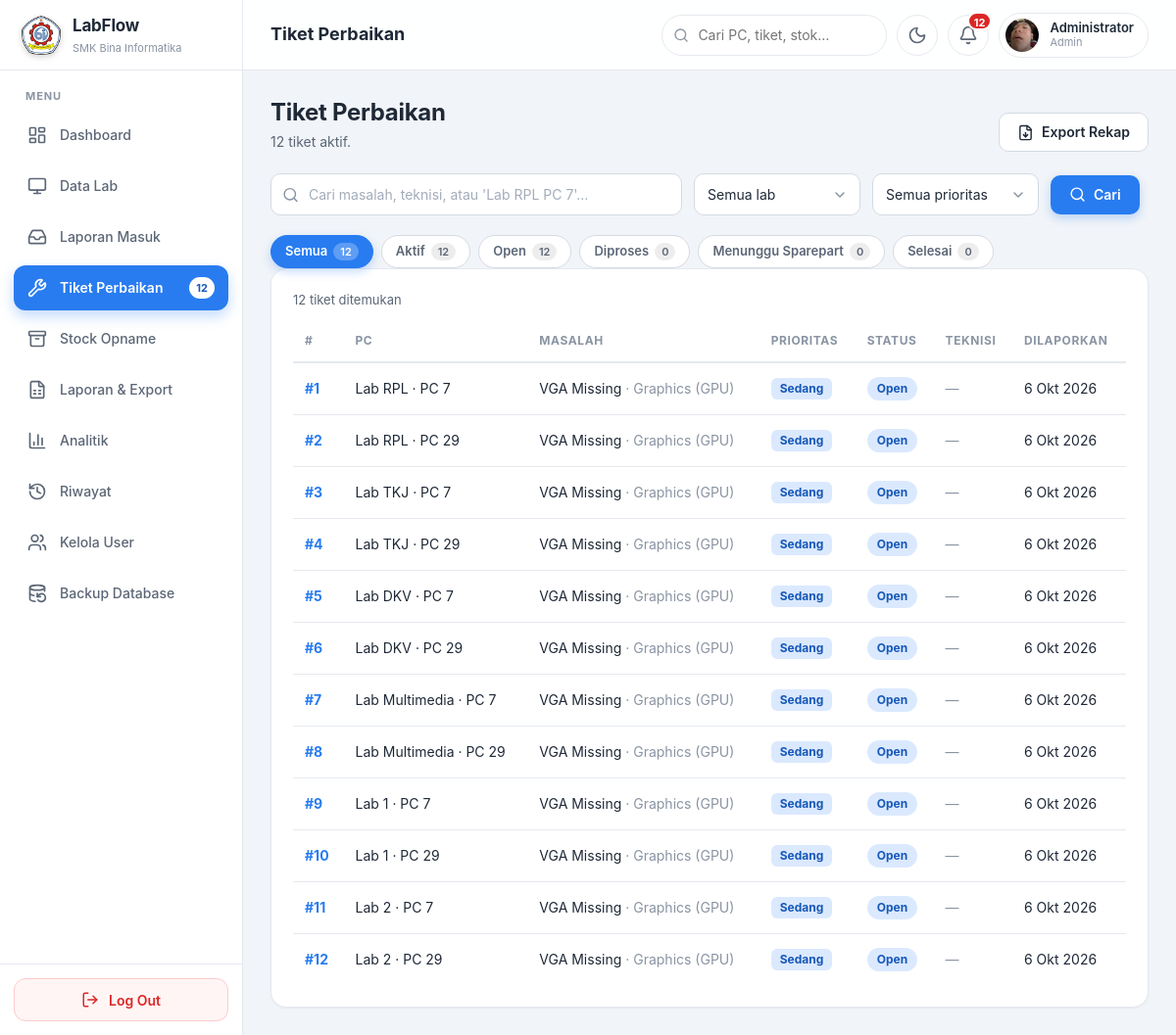
The page /LABFLOW/tiket.php (signed in) on the database its author committed.
### tables this page shows
CREATE TABLE `lab_reports` (
  `id` int UNSIGNED NOT NULL,
  `pc_id` int UNSIGNED NOT NULL,
  `component_id` int UNSIGNED DEFAULT NULL,
  `component_type` varchar(20) DEFAULT NULL,
  `description` varchar(255) NOT NULL,
  `status` enum('open','in_progress','waiting_part','resolved') NOT NULL DEFAULT 'open',
  `priority` enum('low','medium','high','critical') NOT NULL DEFAULT 'medium',
  `technician` varchar(100) DEFAULT NULL,
  `source` enum('staff','public') NOT NULL DEFAULT 'staff',
  `reporter_name` varchar(100) DEFAULT NULL,
  `resolution_note` varchar(255) DEFAULT NULL,
  `reported_by` int UNSIGNED DEFAULT NULL,
  `reported_at` datetime NOT NULL DEFAULT CURRENT_TIMESTAMP,
  `updated_at` datetime NOT NULL DEFAULT CURRENT_TIMESTAMP ON UPDATE CURRENT_TIMESTAMP,
  `resolved_at` datetime DEFAULT NULL
);

CREATE TABLE `laboratories` (
  `id` int UNSIGNED NOT NULL,
  `code` varchar(20) NOT NULL,
  `name` varchar(100) NOT NULL,
  `folder` varchar(50) NOT NULL,
  `page_file` varchar(80) NOT NULL,
  `floor` varchar(30) NOT NULL,
  `status` enum('active','maintenance') NOT NULL DEFAULT 'active',
  `image` varchar(255) NOT NULL DEFAULT 'lab.jpg',
  `total_pcs` smallint UNSIGNED NOT NULL DEFAULT '0',
  `created_at` timestamp NOT NULL DEFAULT CURRENT_TIMESTAMP,
  `updated_at` timestamp NOT NULL DEFAULT CURRENT_TIMESTAMP ON UPDATE CURRENT_TIMESTAMP
);

CREATE TABLE `pcs` (
  `id` int UNSIGNED NOT NULL,
  `laboratory_id` int UNSIGNED NOT NULL,
  `pc_number` smallint UNSIGNED NOT NULL,
  `asset_tag` varchar(50) DEFAULT NULL,
  `purchase_date` date DEFAULT NULL,
  `warranty_until` date DEFAULT NULL,
  `supplier` varchar(100) DEFAULT NULL,
  `asset_notes` varchar(255) DEFAULT NULL,
  `created_at` timestamp NOT NULL DEFAULT CURRENT_TIMESTAMP
);

### LABFLOW/config/auth.php (called while the page is built, shortened)
<?php
function e($v): string
{
    return htmlspecialchars((string)$v, ENT_QUOTES, 'UTF-8');
}

### LABFLOW/config/components.php (called while the page is built, shortened)
<?php
function component_types(): array
{
    return [
        'cpu'         => ['Processor (CPU)',   'cpu',          'Intel Core i5-12400F, 6 Cores / 12 Threads', true],
        'ram'         => ['Memory (RAM)',      'memory-stick', '16GB DDR4 3200MHz',                          true],
        'gpu'         => ['Graphics (GPU)',    'gauge',        'NVIDIA GeForce GTX 1650 4GB',                true],
        'storage'     => ['Storage',           'hard-drive',   '512GB NVMe SSD',                             true],
        'motherboard' => ['Motherboard',       'circuit-board','ASUS PRIME B660M-K',                         false],
        'psu'         => ['Power Supply (PSU)','plug-zap',     'Corsair CV550 550W',                         false],
        'monitor'     => ['Monitor',           'monitor',      'LG 22MP48 22" IPS Full HD',                  false],
        'keyboard'    => ['Keyboard',          'keyboard',     'Logitech K120',                              false],
        'mouse'       => ['Mouse',             'mouse',        'Logitech G102 Lightsync',                    false],
        'network'     => ['Jaringan (LAN/WiFi)','network',     'Realtek Gigabit LAN onboard',                false],
    ];
}
function component_label(string $type): string
{
    return component_types()[$type][0] ?? strtoupper($type);
}

### LABFLOW/tiket.php (the view, shortened to what this page needs)
<?php
require_once __DIR__ . '/config/layout.php';
require_once __DIR__ . '/config/tickets.php';
$pdo     = db();
    ?>
    <?php
$statusF = $_GET['status'] ?? '';
$aktif   = !empty($_GET['aktif']);
$prioF   = isset(TICKET_PRIORITY[$_GET['prio'] ?? '']) ? $_GET['prio'] : '';
$labF    = preg_replace('/[^a-z0-9_-]/i', '', (string)($_GET['lab'] ?? ''));
$q       = trim($_GET['q'] ?? '');
if (!isset(TICKET_STATUS[$statusF])) { $statusF = ''; }
$where = ['1=1']; $args = [];
$s = $pdo->prepare(
    "SELECT r.*, p.pc_number, l.code AS lab_code, l.name AS lab_name
     FROM lab_reports r JOIN pcs p ON p.id=r.pc_id JOIN laboratories l ON l.id=p.laboratory_id
     WHERE " . implode(' AND ', $where) . "
     ORDER BY (r.status='resolved'), FIELD(r.priority,'critical','high','medium','low'), r.reported_at DESC LIMIT 300"
);
$s->execute($args);
$rows = $s->fetchAll();
$counts = $pdo->query('SELECT status, COUNT(*) FROM lab_reports GROUP BY status')->fetchAll(PDO::FETCH_KEY_PAIR);
$activeN = array_sum($counts) - (int)($counts['resolved'] ?? 0);
$labs    = $pdo->query('SELECT code, name FROM laboratories ORDER BY id')->fetchAll();
$avg     = $pdo->query("SELECT ROUND(AVG(TIMESTAMPDIFF(MINUTE, reported_at, resolved_at))/60, 1) FROM lab_reports WHERE status='resolved' AND resolved_at IS NOT NULL")->fetchColumn();
function tk_url(array $over): string
{
    global $statusF, $aktif, $prioF, $labF, $q;
    $p = array_merge(['status' => $statusF, 'aktif' => $aktif ? 1 : '', 'prio' => $prioF, 'lab' => $labF, 'q' => $q], $over);
    $p = array_filter($p, fn($v) => $v !== '' && $v !== null);
    return 'tiket.php' . ($p ? '?' . http_build_query($p) : '');
}
?>
            <div class="page-head">
                <div>
                    <h1>Tiket Perbaikan</h1>
                    <p><?= $activeN ?> tiket aktif<?= $avg !== null && $avg !== false ? ' &middot; rata-rata waktu perbaikan ' . e($avg) . ' jam' : '' ?>.</p>
                </div>
                <div class="actions">
                    <a class="btn btn-secondary" href="laporan.php?jenis=kerusakan"><i data-lucide="file-down"></i> Export Rekap</a>
                </div>
            </div>
            <form class="toolbar" method="get" action="tiket.php">
                <div class="input-icon search"><i data-lucide="search"></i>
                    <input type="search" class="input" name="q" value="<?= e($q) ?>" placeholder="Cari masalah, teknisi, atau 'Lab RPL PC 7'…" autocomplete="off"></div>
                <select class="select" name="lab" onchange="this.form.submit()" aria-label="Filter lab">
                    <option value="">Semua lab</option>
                </select>
                <select class="select" name="prio" onchange="this.form.submit()" aria-label="Filter prioritas">
                    <option value="">Semua prioritas</option>
                </select>
                <button type="submit" class="btn btn-primary"><i data-lucide="search"></i> Cari</button>
            </form>
            <div class="chips hist-chips" role="group" aria-label="Filter status tiket">
                <a class="chip<?= !$statusF && !$aktif ? ' active' : '' ?>" href="<?= e(tk_url(['status' => '', 'aktif' => ''])) ?>">Semua <span class="n"><?= array_sum($counts) ?></span></a>
                <a class="chip<?= $aktif && !$statusF ? ' active' : '' ?>" href="<?= e(tk_url(['status' => '', 'aktif' => 1])) ?>">Aktif <span class="n"><?= $activeN ?></span></a>
                <?php foreach (TICKET_STATUS as $k => [$l]): ?>
                <a class="chip<?= $statusF === $k ? ' active' : '' ?>" href="<?= e(tk_url(['status' => $k, 'aktif' => ''])) ?>"><?= e($l) ?> <span class="n"><?= (int)($counts[$k] ?? 0) ?></span></a>
                <?php endforeach; ?>
            </div>
            <div class="card">
                <div class="result-info"><?= count($rows) ?> tiket ditemukan<?= count($rows) >= 300 ? ' (menampilkan 300 teratas)' : '' ?></div>
                <div class="table-wrap">
                    <table class="table tk-table">
                        <thead><tr><th>#</th><th>PC</th><th>Masalah</th><th>Prioritas</th><th>Status</th><th>Teknisi</th><th>Dilaporkan</th></tr></thead>
                        <tbody>
                        <?php foreach ($rows as $r): ?>
                            <tr class="row-link" data-href="tiket.php?id=<?= (int)$r['id'] ?>">
                                <td class="nowrap"><a class="link" href="tiket.php?id=<?= (int)$r['id'] ?>"><strong>#<?= (int)$r['id'] ?></strong></a></td>
                                <td class="nowrap"><?= e($r['lab_name']) ?> &middot; PC <?= (int)$r['pc_number'] ?></td>
                                <td><?= e($r['description']) ?><?= $r['component_type'] ? ' <span class="muted">· ' . e(component_label($r['component_type'])) . '</span>' : '' ?></td>
                                <td><?= ticket_prio_badge($r['priority']) ?></td>
                                <td><?= ticket_badge($r['status']) ?></td>
                                <td><?= $r['technician'] ? e($r['technician']) : '<span class="muted">&mdash;</span>' ?></td>
                                <td class="nowrap"><?= e(ui_date($r['reported_at'])) ?></td>
                            </tr>
                        <?php endforeach; ?>
                        </tbody>
                    </table>
                </div>
            </div>

### LABFLOW/config/tickets.php (shortened to what this page needs)
<?php
require_once __DIR__ . '/auth.php';
require_once __DIR__ . '/components.php';
function ticket_badge(string $status): string
{
    [$l, $c] = TICKET_STATUS[$status] ?? [$status, 'gray'];
    return '<span class="tk-badge tk-' . e($c) . '">' . e($l) . '</span>';
}
function ticket_prio_badge(string $prio): string
{
    [$l, $c] = TICKET_PRIORITY[$prio] ?? [$prio, 'gray'];
    return '<span class="tk-prio tk-' . e($c) . '">' . e($l) . '</span>';
}

### LABFLOW/assets/css/tiket.css (style rules this page uses)
.tk-badge, .tk-prio { display: inline-flex; align-items: center; gap: 6px; padding: 3px 10px; border-radius: 20px; font-size: 12px; font-weight: 700; white-space: nowrap; }
.tk-prio { border-radius: 6px; padding: 2px 9px; }
.tk-blue { background: var(--primary-100); color: var(--primary-700); }
.tk-table td:nth-child(3) { min-width: 220px; }

### rows shown on the page
lab_reports: id "1", laboratories.name "Lab RPL", pc.pc_number "7", description "VGA Missing", component_type "Graphics (GPU)", reported_at "6 Okt 2026"
lab_reports: id "2", laboratories.name "Lab RPL", pc.pc_number "29", description "VGA Missing", component_type "Graphics (GPU)", reported_at "6 Okt 2026"
lab_reports: id "3", laboratories.name "Lab TKJ", pc.pc_number "7", description "VGA Missing", component_type "Graphics (GPU)", reported_at "6 Okt 2026"
lab_reports: id "4", laboratories.name "Lab TKJ", pc.pc_number "29", description "VGA Missing", component_type "Graphics (GPU)", reported_at "6 Okt 2026"
lab_reports: id "5", laboratories.name "Lab DKV", pc.pc_number "7", description "VGA Missing", component_type "Graphics (GPU)", reported_at "6 Okt 2026"
lab_reports: id "6", laboratories.name "Lab DKV", pc.pc_number "29", description "VGA Missing", component_type "Graphics (GPU)", reported_at "6 Okt 2026"
lab_reports: id "7", laboratories.name "Lab Multimedia", pc.pc_number "7", description "VGA Missing", component_type "Graphics (GPU)", reported_at "6 Okt 2026"
lab_reports: id "8", laboratories.name "Lab Multimedia", pc.pc_number "29", description "VGA Missing", component_type "Graphics (GPU)", reported_at "6 Okt 2026"
lab_reports: id "9", laboratories.name "Lab 1", pc.pc_number "7", description "VGA Missing", component_type "Graphics (GPU)", reported_at "6 Okt 2026"
lab_reports: id "10", laboratories.name "Lab 1", pc.pc_number "29", description "VGA Missing", component_type "Graphics (GPU)", reported_at "6 Okt 2026"
lab_reports: id "11", laboratories.name "Lab 2", pc.pc_number "7", description "VGA Missing", component_type "Graphics (GPU)", reported_at "6 Okt 2026"
lab_reports: id "12", laboratories.name "Lab 2", pc.pc_number "29", description "VGA Missing", component_type "Graphics (GPU)", reported_at "6 Okt 2026"

### other values the page prints
$label "Dashboard"
$label "Data Lab"
$label "Laporan Masuk"
$label "Tiket Perbaikan"
$badges[$key] "12"
$label "Stock Opname"
$label "Laporan & Export"
$label "Analitik"
$label "Riwayat"
$label "Kelola User"
$label "Backup Database"
$left "Tiket Perbaikan"
$bell "12"
current_user_name() "Administrator"
role_label($_SESSION['role'] ?? 'user') "Admin"
